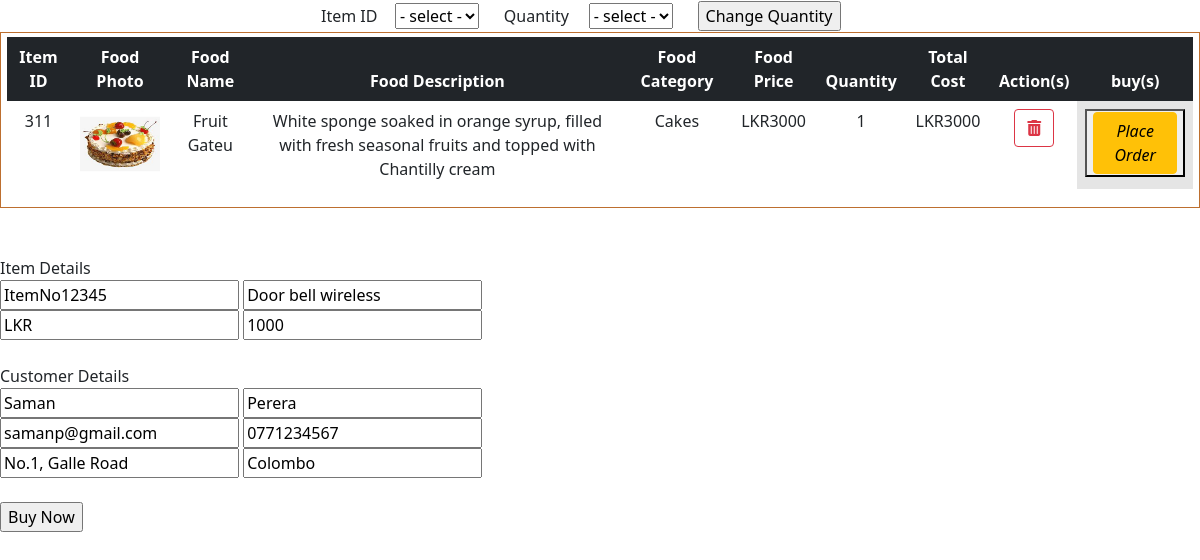
The page /payhere/payment.php (signed in) on the database its author committed.
### tables this page shows
CREATE TABLE `food_details` (
  `food_id` int(15) NOT NULL,
  `food_name` varchar(45) NOT NULL,
  `food_description` text NOT NULL,
  `food_price` float NOT NULL,
  `food_photo` text NOT NULL,
  `food_category` int(15) NOT NULL
);

CREATE TABLE `cart_details` (
  `cart_id` int(15) NOT NULL,
  `member_id` int(15) NOT NULL,
  `lt` varchar(10) NOT NULL,
  `food_id` int(15) NOT NULL,
  `quantity_id` int(15) NOT NULL,
  `total` float NOT NULL,
  `flag` int(1) NOT NULL
);

CREATE TABLE `food_categories` (
  `category_id` int(15) NOT NULL,
  `category_name` varchar(45) NOT NULL
);

CREATE TABLE `currencies` (
  `currency_id` int(5) NOT NULL,
  `currency_symbol` varchar(15) NOT NULL,
  `flag` int(1) NOT NULL
);

CREATE TABLE `quantities` (
  `quantity_id` int(5) NOT NULL,
  `quantity_value` int(5) NOT NULL
);

### payhere/payment.php (the view, shortened to what this page needs)
<?php
$conn = mysqli_connect(DB_HOST, DB_USER, DB_PASSWORD,DB_DATABASE);
$flag_0 = 0;
$member_id = $_SESSION['SESS_MEMBER_ID'];
$result1=mysqli_query($conn,"SELECT food_name,food_description,food_price,food_photo,cart_id,quantity_value,total,flag,category_name,lt FROM food_details,cart_details,food_categories,quantities WHERE cart_details.member_id='$member_id' AND cart_details.flag='$flag_0' AND cart_details.food_id=food_details.food_id AND food_details.food_category=food_categories.category_id AND cart_details.quantity_id=quantities.quantity_id AND cart_details.lt ='food'")
or die("A problem has occured 1... \n" . "Our team is working on it at the moment ... \n" . "Please check back after few hours.");
$result = array();
while($row = mysqli_fetch_assoc($result1)){
    $result[]=$row;
}
?>
<?php
$quantities=mysqli_query($conn,"SELECT * FROM quantities")
or die("Something is wrong ... \n" . mysqli_error());
?>
<?php
$flag_0 = 0;
$items=mysqli_query($conn,"SELECT * FROM cart_details WHERE member_id='$member_id' AND flag='$flag_0'")
or die("Something is wrong ... \n" . mysqli_error());
?>
<?php
$flag_1 = 1;
$currencies=mysqli_query($conn,"SELECT * FROM currencies WHERE flag='$flag_1'")
or die("A problem has occured ... \n" . "Our team is working on it at the moment ... \n" . "Please check back after few hours.");
?>
<!DOCTYPE html>
<html lang="en">
<head>
    <link href="https://cdn.jsdelivr.net/npm/bootstrap@5.0.2/dist/css/bootstrap.min.css" rel="stylesheet">
</head>
<body>
<form name="quantityForm" id="quantityForm" method="post" action="update-quantity.php" onsubmit="return updateQuantity(this)">
    <table width="560" align="center">
        <tr>
            <td>Item ID</td>
            <td><select name="item" id="item">
                    <option value="select">- select -
                        <?php
                        while ($row=mysqli_fetch_array($items)){
                            echo "<option value=$row[cart_id]>$row[cart_id]";
                        }
                        ?>
                </select>
            </td>
            <td>Quantity</td>
            <td><select name="quantity" id="quantity">
                    <option value="select">- select -
                        <?php
                        while ($row=mysqli_fetch_assoc($quantities)){
                            echo "<option value=$row[quantity_id]>$row[quantity_value]";
                        }
                        ?>
                </select>
            </td>
            <td><input type="submit" name="Submit" value="Change Quantity" /></td>
        </tr>
    </table>
</form>
<div style="border:#bd6f2f solid 1px;padding:4px 6px 2px 6px" class="card-body">
    <table width="910" height="auto" style="text-align:center;" class="table table-borderless table-hover" w-auto>
        <thead class="table-dark">
        <tr>
            <th>Item ID</th>
            <th>Food Photo</th>
            <th>Food Name</th>
            <th>Food Description</th>
            <th>Food Category</th>
            <th>Food Price</th>
            <th>Quantity</th>
            <th>Total Cost</th>
            <th>Action(s)</th>
            <th>buy(s)</th>
        </tr>
        </thead>
        <?php
        $cartItem= array();
        $symbol=mysqli_fetch_assoc($currencies);
        foreach ($result as $row) {
            $lt = $row['lt'];
            array_push($cartItem,$row['cart_id']);
            echo "<tr>";
            echo "<td>" . $row['cart_id'] . "</td>";
            echo '<td><a href=../images/' . $row[$lt . '_photo'] . ' alt="click to view full image" target="_blank"><img src=../images/' . $row[$lt . '_photo'] . ' width="80" height="70"></a></td>';
            echo "<td>" . $row[$lt . '_name'] . "</td>";
            echo "<td>" . $row[$lt . '_description'] . "</td>";
            echo "<td>" . ($lt == 'food' ? $row['category_name'] : 'SPECIAL DEALS') . "</td>";
            echo "<td>" . $symbol['currency_symbol'] . "" . $row[$lt . '_price'] . "</td>";
            echo "<td>" . $row['quantity_value'] . "</td>";
            echo "<td>" . $symbol['currency_symbol'] . "" . $row['total'] . "</td>";
            echo '<td><a class="btn btn-outline-danger btn-xs" href="delete-cartitem.php?id=' . $row['cart_id'] . '"><i class="fa fa-trash" aria-hidden="true"></i></a></td>';
            echo '<td colspan="9" class="table-active"><button name="'. $row['total'] .'" value="'. $row['cart_id'] .'" onclick="Payment(this)"><i class="btn btn-warning" >Place Order</i></button></td>';
        }
        ?>
    </table>
</div>
<form method="post" action="https://sandbox.payhere.lk/pay/checkout">
    <br><br>Item Details<br>
    <input type="text"id="order_id" name="order_id" value="ItemNo12345">
    <input type="text"id="items" name="items" value="Door bell wireless"><br>
    <input type="text" name="currency" value="LKR">
    <input type="text"id="amount" name="amount" value="1000">
    <br><br>Customer Details<br>
    <input type="text" name="first_name" value="Saman">
    <input type="text" name="last_name" value="Perera"><br>
    <input type="text" name="email" value="samanp@gmail.com">
    <input type="text" name="phone" value="0771234567"><br>
    <input type="text" name="address" value="No.1, Galle Road">
    <input type="text" name="city" value="Colombo">
    <input type="hidden" name="country" value="Sri Lanka"><br><br>
    <input type="submit" value="Buy Now">
</form>
</body>
</html>

### rows shown on the page
food_details: cart_details.cart_id "311", food_photo (picture), food_name "Fruit Gateu", food_description "White sponge soaked in orange syrup, filled with fresh seasonal fruits and topped with Chantilly cream", food_categories.category_name "Cakes", food_price "3000", quantities.quantity_value "1", cart_details.total "3000"
currencies: currency_symbol "LKR"
